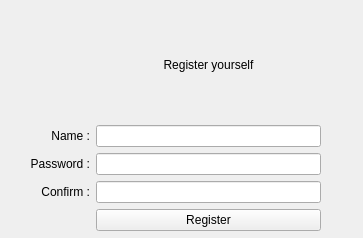
<?xml version="1.0" encoding="UTF-8"?>
<ui version="4.0">
 <class>reg_window</class>
 <widget class="QWidget" name="reg_window">
  <property name="geometry">
   <rect>
    <x>0</x>
    <y>0</y>
    <width>363</width>
    <height>238</height>
   </rect>
  </property>
  <property name="windowTitle">
   <string>Form</string>
  </property>
  <widget class="QWidget" name="gridLayoutWidget">
   <property name="geometry">
    <rect>
     <x>30</x>
     <y>10</y>
     <width>291</width>
     <height>221</height>
    </rect>
   </property>
   <layout class="QGridLayout" name="gridLayout">
    <item row="3" column="1">
     <widget class="QLineEdit" name="lineEdit_2"/>
    </item>
    <item row="3" column="0">
     <widget class="QLabel" name="label_3">
      <property name="text">
       <string>Password :</string>
      </property>
      <property name="alignment">
       <set>Qt::AlignRight|Qt::AlignTrailing|Qt::AlignVCenter</set>
      </property>
     </widget>
    </item>
    <item row="4" column="1">
     <widget class="QLineEdit" name="lineEdit"/>
    </item>
    <item row="5" column="1">
     <widget class="QPushButton" name="RegBtn">
      <property name="text">
       <string>Register</string>
      </property>
     </widget>
    </item>
    <item row="2" column="1">
     <widget class="QLineEdit" name="lineEdit_3"/>
    </item>
    <item row="2" column="0">
     <widget class="QLabel" name="label_2">
      <property name="text">
       <string>Name :</string>
      </property>
      <property name="alignment">
       <set>Qt::AlignRight|Qt::AlignTrailing|Qt::AlignVCenter</set>
      </property>
     </widget>
    </item>
    <item row="4" column="0">
     <widget class="QLabel" name="label_7">
      <property name="text">
       <string>Confirm :</string>
      </property>
      <property name="alignment">
       <set>Qt::AlignRight|Qt::AlignTrailing|Qt::AlignVCenter</set>
      </property>
     </widget>
    </item>
    <item row="1" column="1">
     <widget class="QLabel" name="label">
      <property name="text">
       <string>Register yourself</string>
      </property>
      <property name="alignment">
       <set>Qt::AlignCenter</set>
      </property>
     </widget>
    </item>
   </layout>
  </widget>
 </widget>
 <resources/>
 <connections/>
</ui>
